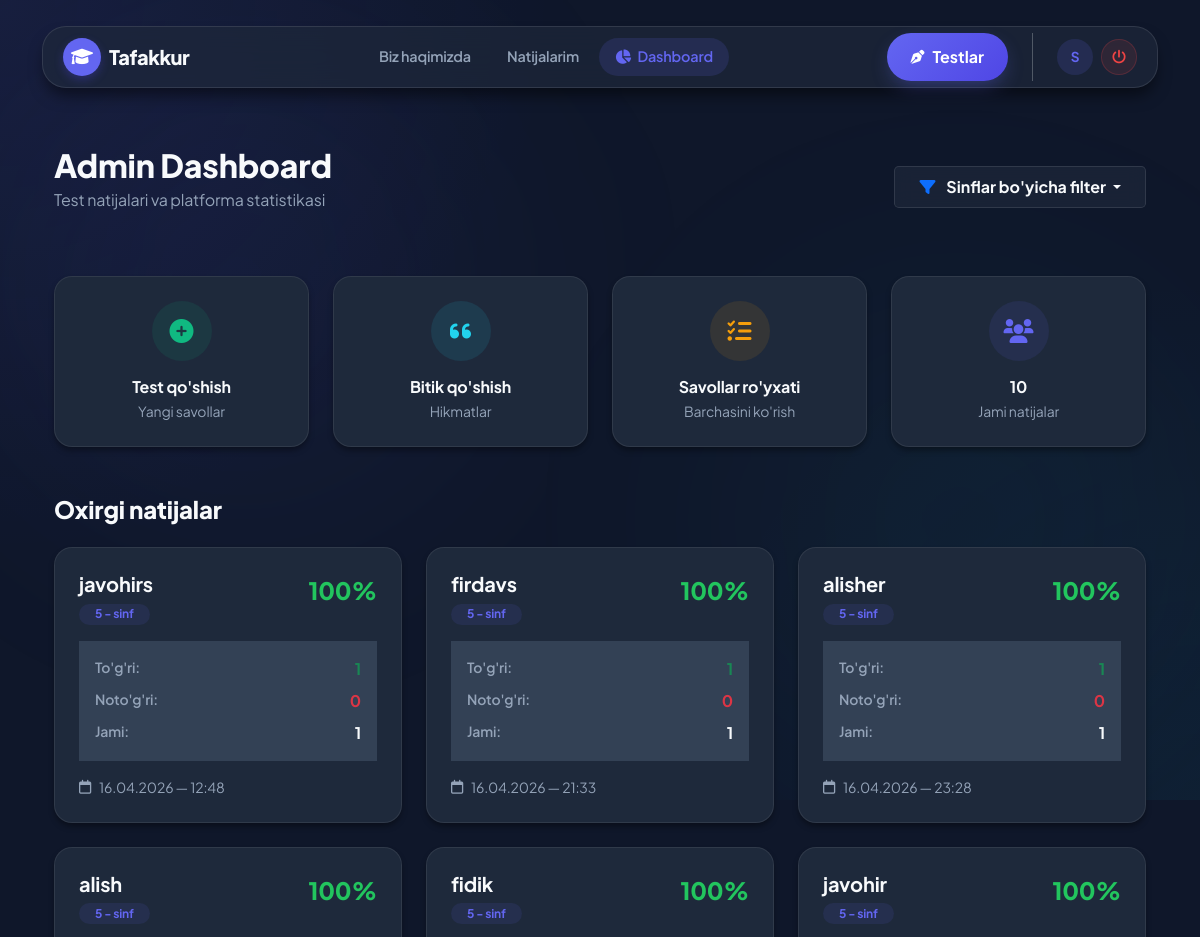
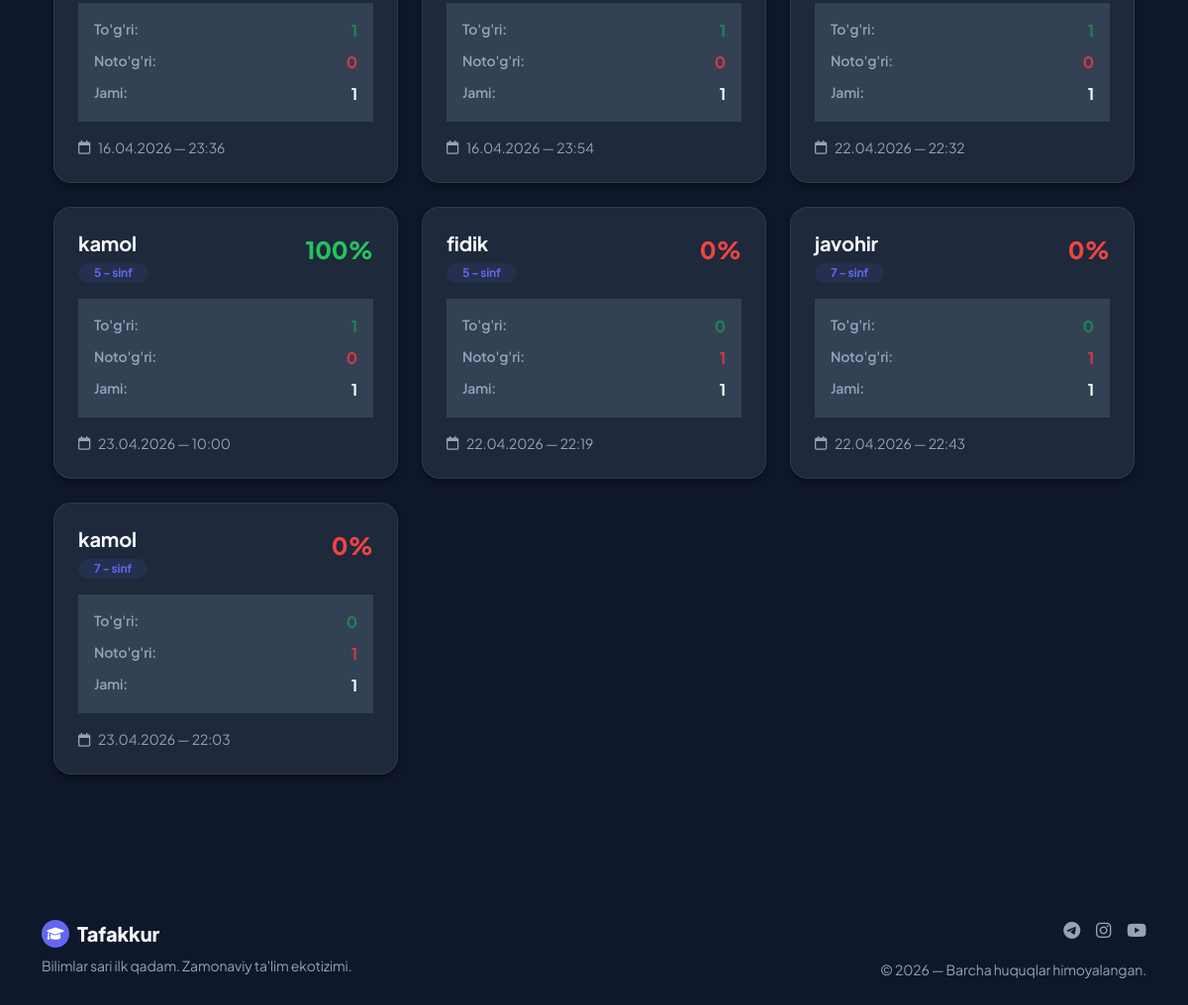
The app's page /quiz/ (signed in) with its own data (2 pictures, top to bottom).
### quiz/models.py (models this page shows, shortened)
class Natija(models.Model):
    user = models.ForeignKey(User, on_delete=models.CASCADE, verbose_name="Foydalanuvchi")
    sinf = models.ForeignKey(Sinf, on_delete=models.SET_NULL, null=True, verbose_name="Sinf")
    tjavob = models.IntegerField(verbose_name="To'g'ri javoblar")
    njavob = models.IntegerField(verbose_name="Noto'g'ri javoblar")
    jamisavol = models.IntegerField(verbose_name="Jami savollar")
    date = models.DateTimeField(auto_now_add=True, verbose_name="Sana")
    class Meta:
        verbose_name = "Natija"
        verbose_name_plural = "Natijalar"
        ordering = ['-date']
        db_table = 'javohir_natija'
    @property
    def foiz(self):
        if self.jamisavol > 0:
            return round(self.tjavob / self.jamisavol * 100)
        return 0

class Sinf(models.Model):
    nom = models.CharField(max_length=100, verbose_name="Sinf nomi")
    created_at = models.DateTimeField(auto_now_add=True, verbose_name="Yaratilgan vaqt")
    updated_at = models.DateTimeField(auto_now=True, verbose_name="Yangilangan vaqt")
    class Meta:
        verbose_name = "Sinf"
        verbose_name_plural = "Sinflar"
        ordering = ['nom']
        db_table = 'javohir_sinf'

### quiz/views.py (the view)
# urls.py: path('', quiz_index, name='index'),
@staff_member_required
def quiz_index(request, pk=None):
    natija_list = Natija.objects.select_related('user', 'sinf').order_by('-tjavob')
    if pk is not None:
        natija_list = natija_list.filter(sinf_id=pk)
    return render(request, 'quiz/index.html', {
        'natijalar': natija_list,
        'sinflar': _get_sinflar(),
    })

### templates/quiz/index.html (shortened to what this page needs)
{% extends 'layouts/base.html' %}
{% load static %}
{% block content %}
<div class="row align-items-center mb-5 fade-up">
    <div class="col-md-6">
        <h2 class="fw-800 text-dark mb-1">Admin Dashboard</h2>
        <p class="text-muted">Test natijalari va platforma statistikasi</p>
    </div>
    <div class="col-md-6 text-md-end">
        <div class="dropdown d-inline-block">
            <button class="btn btn-glass dropdown-toggle fw-bold py-2 px-4 rounded-3" type="button" data-bs-toggle="dropdown">
                <i class="fa-solid fa-filter me-2 text-primary"></i> Sinflar bo'yicha filter
            </button>
        </div>
    </div>
</div>
<div class="row g-4 mb-5 fade-up" style="animation-delay: 0.1s;">
    <div class="col-md-3">
        <a href="{% url 'quiz:savol_add' %}" class="modern-card p-4 text-center d-block text-decoration-none group">
            <div class="bg-subtle-success rounded-circle d-flex align-items-center justify-content-center mx-auto mb-3 transition-all group-hover:scale-110" style="width: 60px; height: 60px; font-size: 1.5rem;">
                <i class="fa-solid fa-plus-circle"></i>
            </div>
            <h6 class="fw-bold text-dark mb-1">Test qo'shish</h6>
            <p class="text-muted small mb-0">Yangi savollar</p>
        </a>
    </div>
    <div class="col-md-3">
        <a href="{% url 'quiz:bitik_add' %}" class="modern-card p-4 text-center d-block text-decoration-none group">
            <div class="bg-subtle-info rounded-circle d-flex align-items-center justify-content-center mx-auto mb-3 transition-all group-hover:scale-110" style="width: 60px; height: 60px; font-size: 1.5rem;">
                <i class="fa-solid fa-quote-left"></i>
            </div>
            <h6 class="fw-bold text-dark mb-1">Bitik qo'shish</h6>
            <p class="text-muted small mb-0">Hikmatlar</p>
        </a>
    </div>
    <div class="col-md-3">
        <a href="{% url 'quiz:savollar' %}" class="modern-card p-4 text-center d-block text-decoration-none group">
            <div class="bg-subtle-warning rounded-circle d-flex align-items-center justify-content-center mx-auto mb-3 transition-all group-hover:scale-110" style="width: 60px; height: 60px; font-size: 1.5rem;">
                <i class="fa-solid fa-list-check"></i>
            </div>
            <h6 class="fw-bold text-dark mb-1">Savollar ro'yxati</h6>
            <p class="text-muted small mb-0">Barchasini ko'rish</p>
        </a>
    </div>
    <div class="col-md-3">
        <div class="modern-card p-4 text-center h-100">
            <div class="bg-subtle-primary rounded-circle d-flex align-items-center justify-content-center mx-auto mb-3" style="width: 60px; height: 60px; font-size: 1.5rem;">
                <i class="fa-solid fa-users"></i>
            </div>
            <h6 class="fw-bold text-dark mb-1">{{ natijalar|length }}</h6>
            <p class="text-muted small mb-0">Jami natijalar</p>
        </div>
    </div>
</div>
<h4 class="fw-800 text-dark mb-4 fade-up" style="animation-delay: 0.2s;">Oxirgi natijalar</h4>
<div class="row g-4 fade-up" style="animation-delay: 0.3s;">
    {% for nat in natijalar %}
    <div class="col-md-6 col-lg-4">
        <div class="modern-card p-4">
            <div class="d-flex justify-content-between align-items-start mb-3">
                <div>
                    <h5 class="fw-bold text-dark mb-1">{{ nat.user.username }}</h5>
                    <span class="badge bg-subtle-primary rounded-pill px-3">{{ nat.sinf.nom }}</span>
                </div>
                <div class="text-end">
                    <div class="fw-800 fs-4 color-{% if nat.foiz >= 80 %}success{% elif nat.foiz >= 50 %}warning{% else %}danger{% endif %}">
                        {{ nat.foiz }}%
                    </div>
                </div>
            </div>
            <div class="bg-subtle-surface rounded-4 p-3 mb-3">
                <div class="d-flex justify-content-between mb-2">
                    <span class="text-muted small fw-600">To'g'ri:</span>
                    <span class="text-success fw-bold">{{ nat.tjavob }}</span>
                </div>
                <div class="d-flex justify-content-between mb-2">
                    <span class="text-muted small fw-600">Noto'g'ri:</span>
                    <span class="text-danger fw-bold">{{ nat.njavob }}</span>
                </div>
                <div class="d-flex justify-content-between">
                    <span class="text-muted small fw-600">Jami:</span>
                    <span class="fw-bold text-main">{{ nat.jamisavol }}</span>
                </div>
            </div>
            <div class="text-muted small d-flex align-items-center">
                <i class="fa-regular fa-calendar me-2"></i>
                {{ nat.date|date:"d.m.Y — H:i" }}
            </div>
        </div>
    </div>
    {% endfor %}
</div>
{% endblock %}

### templates/layouts/base.html (shortened to what this page needs)
{% load static %}
<!DOCTYPE html>
<html lang="uz">
<head>
    <link rel="stylesheet" href="{% static 'vendor/bootstrap/css/bootstrap.min.css' %}">
    <link rel="stylesheet" href="https://cdnjs.cloudflare.com/ajax/libs/font-awesome/6.0.0/css/all.min.css">
    <link rel="stylesheet" href="{% static 'css/style.css' %}">
</head>
<body>
<div class="glow-bg">
    <div class="glow-blob" style="bottom: -10%; right: -10%; background: radial-gradient(circle, rgba(34, 211, 238, 0.05) 0%, transparent 70%);"></div>
</div>
<nav class="navbar navbar-expand-lg navbar-floating sticky-top">
    <div class="container">
        <div class="navbar-container w-100 d-flex flex-wrap flex-lg-nowrap align-items-center">
            <a class="navbar-brand d-flex align-items-center gap-2" href="{% url 'main:index' %}">
                <div class="rounded-circle d-flex align-items-center justify-content-center" style="width: 38px; height: 38px; font-size: 1.1rem; background: var(--brand-primary); color: white; box-shadow: 0 4px 10px rgba(79, 70, 229, 0.3);">
                    <i class="fa-solid fa-graduation-cap"></i>
                </div>
                <span class="fw-800" style="color: var(--text-main); letter-spacing: -0.5px;">Tafakkur</span>
            </a>
            <div class="d-flex align-items-center gap-2 gap-lg-3 ms-auto order-2 order-lg-3">
                {% if request.user.is_authenticated %}
                    <div class="dropdown">
                        <button class="btn btn-primary d-flex align-items-center gap-2 rounded-pill px-3 px-lg-4" type="button" data-bs-toggle="dropdown">
                            <i class="fa-solid fa-pen-nib small"></i> <span class="d-none d-sm-inline">Testlar</span>
                        </button>
                    </div>
                    <div class="d-flex align-items-center gap-2 ms-lg-0">
                        <div class="bg-primary-subtle text-primary rounded-circle d-flex align-items-center justify-content-center fw-bold" style="width: 36px; height: 36px; background-color: var(--brand-primary-light) !important; color: var(--brand-primary) !important; font-size: 0.85rem;">
                            {{ user.username|slice:":1"|upper }}
                        </div>
                        <a class="btn btn-subtle-danger rounded-circle p-0 d-flex align-items-center justify-content-center transition-all"
                           style="width: 36px; height: 36px;"
                           href="javascript:void(0)"
                           onclick="document.getElementById('logout-form').submit();"
                           title="Chiqish">
                            <i class="fa-solid fa-power-off small"></i>
                        </a>
                    </div>
                {% endif %}
            </div>
            <div class="collapse navbar-collapse w-100 flex-lg-grow-1 order-4 order-lg-2" id="nav">
                <ul class="navbar-nav mx-lg-auto gap-1 my-3 my-lg-0">
                    <li class="nav-item">
                        <a class="nav-link px-3 py-2 rounded-pill fw-600 transition-all " href="{% url 'main:about' %}" style="font-size: 0.9rem;">Biz haqimizda</a>
                    </li>
                    {% if request.user.is_authenticated %}
                    <li class="nav-item">
                        <a class="nav-link px-3 py-2 rounded-pill fw-600 transition-all " href="{% url 'main:result' %}" style="font-size: 0.9rem;">Natijalarim</a>
                    </li>
                    {% endif %}
                    {% if request.user.is_staff %}
                    <li class="nav-item">
                        <a class="nav-link px-3 py-2 rounded-pill fw-600 transition-all {% if 'quiz' in request.path %}active text-primary{% endif %}" href="{% url 'quiz:index' %}" style="font-size: 0.9rem;">
                            <i class="fa-solid fa-chart-pie me-1"></i> Dashboard
                        </a>
                    </li>
                    {% endif %}
                </ul>
            </div>
        </div>
    </div>
</nav>
<main class="container py-4 py-md-5" style="min-height: 75vh;">
    {% block content %}{% endblock %}
</main>
<footer class="py-5 mt-5">
    <div class="container">
        <div class="row align-items-center">
            <div class="col-md-6 text-center text-md-start mb-4 mb-md-0">
                <div class="d-flex align-items-center justify-content-center justify-content-md-start gap-2 mb-2">
                    <div class="rounded-circle d-flex align-items-center justify-content-center" style="width: 28px; height: 28px; background: var(--brand-primary); color: white;">
                        <i class="fa-solid fa-graduation-cap small"></i>
                    </div>
                    <h5 class="mb-0 fw-800" style="color: var(--text-main);">Tafakkur</h5>
                </div>
                <p class="text-muted small mb-0">Bilimlar sari ilk qadam. Zamonaviy ta'lim ekotizimi.</p>
            </div>
            <div class="col-md-6 text-center text-md-end">
                <div class="d-flex justify-content-center justify-content-md-end gap-3 mb-3" style="font-size: 1.1rem;">
                    <a href="https://t.me/Javokh96" target="_blank" class="text-muted hover-primary transition-all"><i class="fa-brands fa-telegram"></i></a>
                    <a href="#" class="text-muted hover-primary transition-all"><i class="fa-brands fa-instagram"></i></a>
                    <a href="#" class="text-muted hover-primary transition-all"><i class="fa-brands fa-youtube"></i></a>
                </div>
                <p class="text-muted small mb-0">© {% now "Y" %} — Barcha huquqlar himoyalangan.</p>
            </div>
        </div>
    </div>
</footer>
</body>
</html>

### records on screen
Natija: user.username "javohirs", sinf.nom "5 - sinf", foiz "100", tjavob "1", njavob "0", jamisavol "1", date "16.04.2026 — 12:48"
Natija: user.username "firdavs", sinf.nom "5 - sinf", foiz "100", tjavob "1", njavob "0", jamisavol "1", date "16.04.2026 — 21:33"
Natija: user.username "alisher", sinf.nom "5 - sinf", foiz "100", tjavob "1", njavob "0", jamisavol "1", date "16.04.2026 — 23:28"
Natija: user.username "alish", sinf.nom "5 - sinf", foiz "100", tjavob "1", njavob "0", jamisavol "1", date "16.04.2026 — 23:36"
Natija: user.username "fidik", sinf.nom "5 - sinf", foiz "100", tjavob "1", njavob "0", jamisavol "1", date "16.04.2026 — 23:54"
Natija: user.username "javohir", sinf.nom "5 - sinf", foiz "100", tjavob "1", njavob "0", jamisavol "1", date "22.04.2026 — 22:32"
Natija: user.username "kamol", sinf.nom "5 - sinf", foiz "100", tjavob "1", njavob "0", jamisavol "1", date "23.04.2026 — 10:00"
Natija: user.username "fidik", sinf.nom "5 - sinf", foiz "0", tjavob "0", njavob "1", jamisavol "1", date "22.04.2026 — 22:19"
Natija: user.username "javohir", sinf.nom "7 - sinf", foiz "0", tjavob "0", njavob "1", jamisavol "1", date "22.04.2026 — 22:43"
Natija: user.username "kamol", sinf.nom "7 - sinf", foiz "0", tjavob "0", njavob "1", jamisavol "1", date "23.04.2026 — 22:03"

### other values on screen
{{ user.username|slice:":1"|upper }} "S"
{{ natijalar|length }} "10"
